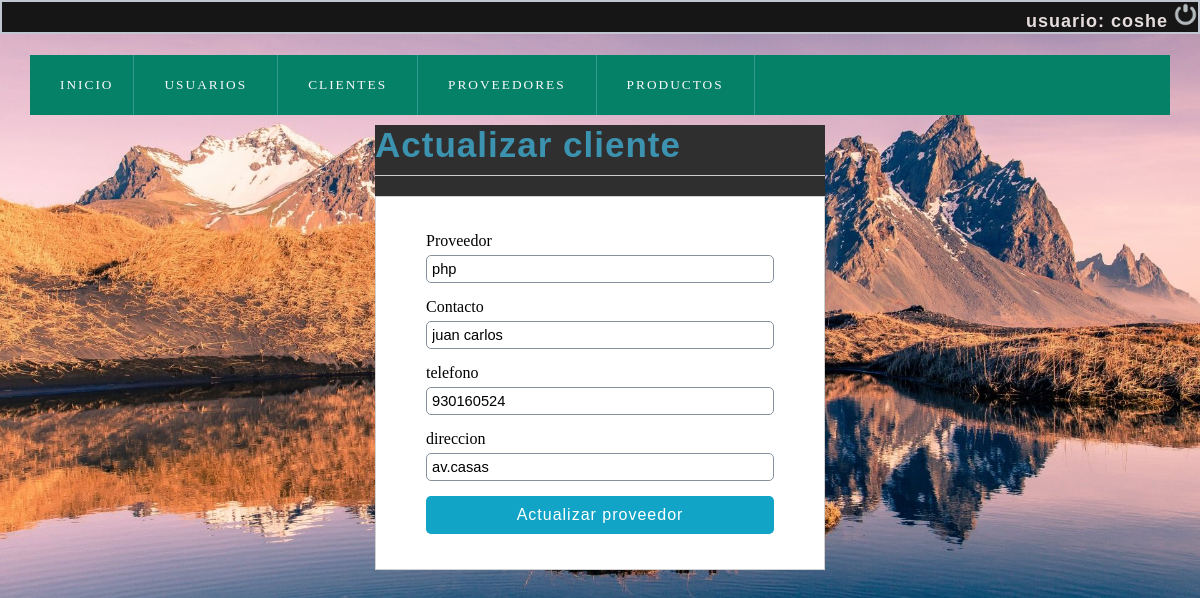
/olvidocontraseña/editar_proveedor.php?id=3 (signed in), run on the app's committed database.
### tables this page shows
CREATE TABLE `users` (
  `id` int(11) NOT NULL,
  `first_name` varchar(100) NOT NULL,
  `last_name` varchar(100) NOT NULL,
  `email` varchar(100) NOT NULL,
  `password` varchar(255) NOT NULL,
  `phone` varchar(15) NOT NULL,
  `forgot_pass_identity` varchar(32) NOT NULL,
  `created` datetime NOT NULL,
  `modified` datetime NOT NULL,
  `status` enum('1','0') NOT NULL DEFAULT '1'
);

CREATE TABLE `proveedores` (
  `codproveedor` int(11) NOT NULL,
  `proveedor` varchar(100) NOT NULL,
  `contacto` varchar(100) NOT NULL,
  `telefono` int(9) NOT NULL,
  `direccion` varchar(100) NOT NULL
);

### olvidocontraseña/user.php (called while the page is built, shortened)
<?php
class User{
    private $dbHost     = "localhost";
    private $dbUsername = "root";
    private $dbPassword = "12345678";
    private $dbName     = "logtest";
    private $port = 3360;
    private $userTbl    = "users";
    public function __construct(){
        if(!isset($this->db)){
            $conn = new mysqli($this->dbHost, $this->dbUsername, $this->dbPassword, $this->dbName,$this->port);
            if($conn->connect_error){
                die("Failed to connect with MySQL: " . $conn->connect_error);
            }else{
                $this->db = $conn;
            }
        }
    }
    public function getRows($conditions = array()){
        $sql = 'SELECT ';
        $sql .= array_key_exists("select",$conditions)?$conditions['select']:'*';
        $sql .= ' FROM '.$this->userTbl;
        if(array_key_exists("where",$conditions)){
            $sql .= ' WHERE ';
            $i = 0;
            foreach($conditions['where'] as $key => $value){
                $pre = ($i > 0)?' AND ':'';
                $sql .= $pre.$key." = '".$value."'";
                $i++;
            }
        }
        $result = $this->db->query($sql);
        if(array_key_exists("return_type",$conditions) && $conditions['return_type'] != 'all'){
            switch($conditions['return_type']){
                case 'single':
                    $data = $result->fetch_assoc();
                    break;
            }
        }else{
            if($result->num_rows > 0){
                while($row = $result->fetch_assoc()){
                    $data[] = $row;
                }
            }
        }
        return !empty($data)?$data:false;
    }
}

### olvidocontraseña/editar_proveedor.php (the view, shortened to what this page needs)
<?php
	include "conexion.php";
	$codproveedor = $_REQUEST['id'];
	$sql= mysqli_query($conection,"SELECT * FROM proveedores
									WHERE codproveedor= $codproveedor ");
	$result_sql = mysqli_num_rows($sql);
	if($result_sql == 0){
		header('Location: lista_proveedor.php');
	}else{
		while ($data = mysqli_fetch_array($sql)) {
			$proveedor  = $data['proveedor'];
			$contacto  = $data['contacto'];
			$telefono = $data['telefono'];
			$direccion   = $data['direccion'];
		}
	}
 ?>
<!DOCTYPE html>
<html lang="en">
<head>
	<?php include "scripts.php"; ?>
</head>
<body>
	<?php include "index2.php"; ?>
	<section id="container">
		<div class="form_register">
			<h1>Actualizar cliente</h1>
			<hr>
			<form action="" method="post">
				<label for="proveedor">Proveedor</label>
				<input type="text" name="proveedor" id="proveedor" placeholder="Marca del proveedor" value="<?php echo $proveedor;?>">
				<label for="contacto">Contacto</label>
				<input type="text" name="contacto" id="contacto" placeholder="Nombre Completo" value="<?php echo $contacto;?>">
				<label for="telefono">telefono</label>
				<input type="number" name="telefono" id="telefono" placeholder="Telefono"value="<?php echo $telefono;?>">
				<label for="direccion">direccion</label>
				<input type="text" name="direccion" id="direccion" placeholder="Direccion"value="<?php echo $direccion;?>">
				<input type="submit" value="Actualizar proveedor" class="btn_save">
			</form>
		</div>
	</section>
</body>
</html>

### olvidocontraseña/index2.php (shortened to what this page needs)
<?php
$sessData = !empty($_SESSION['sessData'])?$_SESSION['sessData']:'';
?>
<!DOCTYPE html>
<html>
<head>
    <link rel="stylesheet" href="css/estilo.css">
</head>
<body>
<div class="caja" id="jo">
        <?php
			if(!empty($sessData['userLoggedIn']) && !empty($sessData['userID'])){
				include 'user.php';
				$user = new User();
				$conditions['where'] = array(
					'id' => $sessData['userID'],
				);
				$conditions['return_type'] = 'single';
				$userData = $user->getRows($conditions);
        ?>
        <h4>usuario: <?php echo $userData['first_name']; ?></h2>
        <a href="cuentausuario.php?logoutSubmit=1"><img class="close" src="IMG/salir.png" alt="Salir del sistema" title="Salir"></a>
        <?php } ?>
	</div>
    <header>
        <nav>
            <ul>
                <li><a href="index2.php"><span class="icon-home"></span>INICIO</a></li>
                <li class="submenu">
                    <a href="#"><span class="icon-library"></span>Usuarios<span class="despegable icon-circle-down"></span></a>
                </li>
                <li class="submenu">
                    <a href="#"><span class="icon-library"></span>Clientes<span class="despegable icon-circle-down"></span></a>
                <li class="submenu">
                    <a href="#"><span class="icon-library"></span>Proveedores<span class="despegable icon-circle-down"></span></a>
               <li class="submenu">
                    <a href="#"><span class="icon-library"></span>Productos<span class="despegable icon-circle-down"></span></a>
                    </ul>
        </nav>
    </header>
</body>
</html>

### olvidocontraseña/css/style.css (style rules this page uses)
* { margin: 0; padding: 0; box-sizing: border-box; }
body { background: #ededed; }
h1, h2, h3, h4, h5, h6 { font-family: 'arial'; font-weight: bold; letter-spacing: 1px; }
h1 { font-size: 26px; }
h4 { font-size: 16px; }
a { text-decoration: none; font-family: arial; letter-spacing: 1px; }
header { position: fixed; width: 100%; }
.close { width: 25px; height: 25px; }
nav ul { background: #058167; list-style: none; display: -webkit-flex; display: -moz-flex; display: -ms-flex; display: -o-flex; display: flex; justify-content: left; align-items: center; }
nav ul > li a { position: relative; }
nav a { color: #FFF; display: block; font-size: 10pt; font-family: 'GothamBook'; padding: 15px 30px; text-transform: uppercase; letter-spacing: 2px; transition: background .5s; border-right: 1px solid #319B8F; }
#container { padding: 90px 15px 15px; }
.form_register { width: 450px; margin: auto; }
.form_register h1 { color: #3c93b0; }
hr { border: 0; background: #CCC; height: 1px; margin: 10px 0; display: block; }
form { background: #FFF; margin: auto; padding: 20px 50px; border: 1px solid #d1d1d1; }
label { display: block; font-size: 12pt; font-family: 'GothamBook'; margin: 15px auto 5px auto; }
input,select { display: block; width: 100%; font-size: 11pt; padding: 5px; border: 1px solid #85929e; border-radius: 5px; }
.btn_save { font-size: 12pt; background: #12a4c6; padding: 10px; color: #FFF; letter-spacing: 1px; border: 0; cursor: pointer; margin: 15px auto; }
#container h1 { font-size: 35px; display: inline-block; }

### olvidocontraseña/css/estilo.css (style rules this page uses)
body { margin: 0; font-family: sans-serif; background-image:url(IMG/fondo.jpg); width: 100%; height:100%vh; background-size: cover; }
header { width: 100%; }
header nav { background: rgb(12, 63, 44); z-index: 1250; max-width: 1250px; width: 95%; margin: 20px auto; }
header nav ul { list-style: none; }
header nav ul li { display: inline-block; position: relative; }
header nav ul li a { color:rgb(250, 249, 252); display: block; text-decoration: none; padding: 20px; }
h4 { text-align: right; color: #e7dddd; font-weight: normal; font-size: 18px; font-family: Arial; text-transform: lowercase; display:inline; font-weight: bold; letter-spacing: 1px; }
div { width: 100%; height: 100%vh; background: #302f2f; }
.caja { font-family: Century Gothic,CenturyGothic,AppleGothic,sans-serif; color: #ffffff; font-size: 18px; font-weight: 400; text-align: right; background: #161616; margin: 0 0 1px; overflow: hidden; padding: 0.000001px; border-radius: 35px 0px 35px 0px; -moz-border-radius: 0px 0px 0px 0px; -webkit-border-radius: 0px 0px 0px 0px; border: 2px solid #c1c6d1; }
.close { width: 25px; height: 25px; }
a { text-decoration: none; font-family: arial; letter-spacing: 1px; }

### data on the page
users: first_name "coshe"
proveedores: proveedor "php", contacto "juan carlos"
